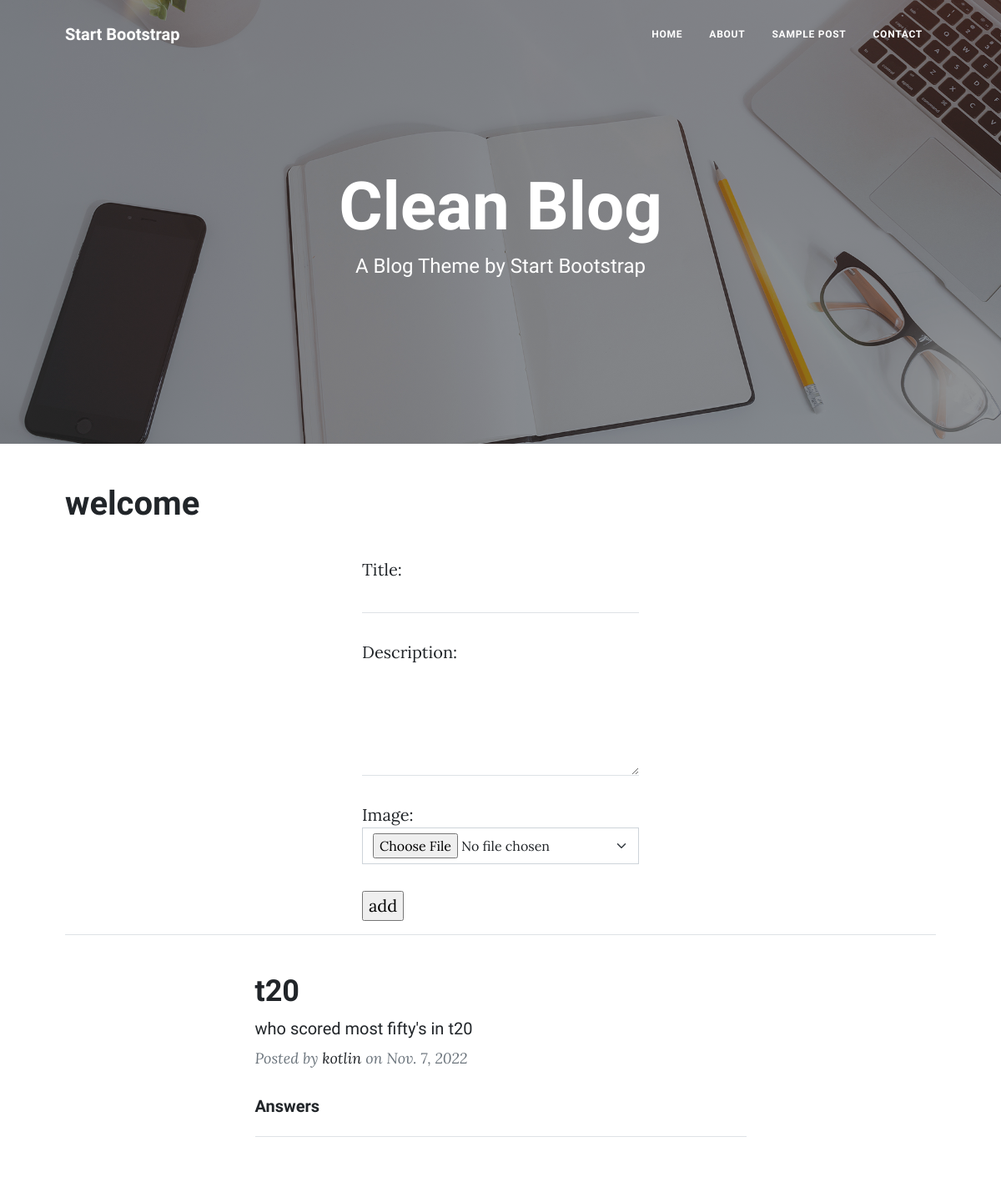
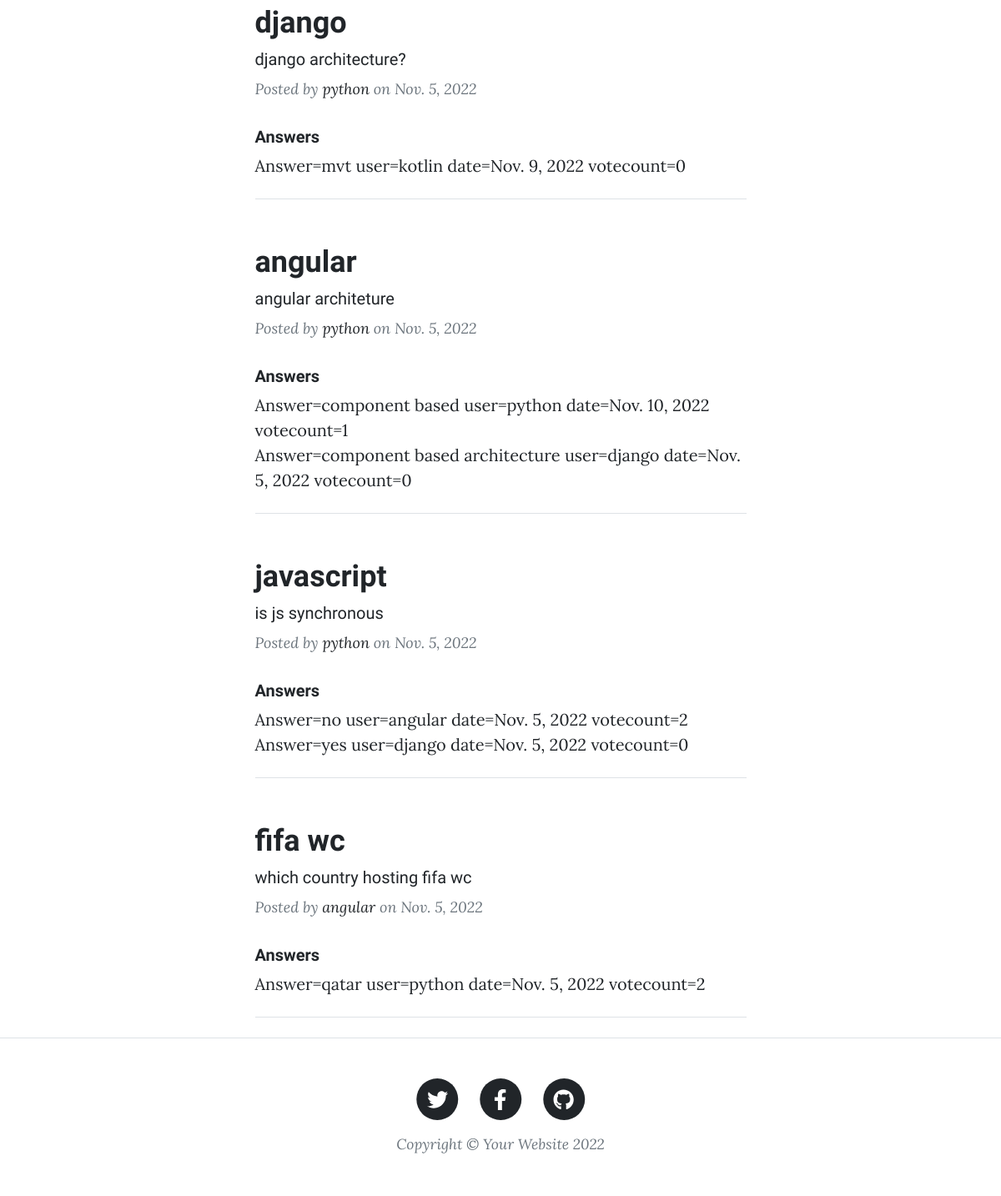
Page /index (signed in) on the committed database (2 pictures, top to bottom).
### api/models.py (models this page shows, shortened)
class Questions(models.Model):
    title=models.CharField(max_length=250)
    description=models.CharField(max_length=250)
    image=models.ImageField(upload_to="images",null=True,blank=True)
    created_date=models.DateField(auto_now_add=True)
    user=models.ForeignKey(User,on_delete=models.CASCADE)
    @property
    def question_answers(self):
        qs=self.answers_set.all().annotate(u_count=Count('upvote')).order_by('-u_count')
        return qs

class Answers(models.Model):
    question=models.ForeignKey(Questions,on_delete=models.CASCADE)
    answer=models.CharField(max_length=200)
    user=models.ForeignKey(User,on_delete=models.CASCADE)
    upvote=models.ManyToManyField(User,related_name="upvote")
    created_date=models.DateField(auto_now_add=True)
    def __str__(self):
        return self.answer
    @property
    def votecount(self):
        return self.upvote.all().count()

### web/views.py (the view, shortened to what this page needs)
# urls.py: path("index",IndexView.as_view(),name="index")
class IndexView(CreateView,ListView):
    template_name="index.html"
    form_class=QuestionForm
    success_url=reverse_lazy("index")
    model=Questions
    context_object_name="questions"
    def get_queryset(self):
        return Questions.objects.exclude(user=self.request.user).order_by("-created_date")

### web/forms.py
class QuestionForm(forms.ModelForm):
    class Meta:
        model=Questions
        fields=["title","description","image"]
        widgets={
            "title":forms.TextInput(attrs={"class":"form-control border border-start-0 border-top-0 border-end-0"}),
            "description":forms.Textarea(attrs={"class":"form-control border border-start-0 border-top-0 border-end-0","rows":5}),
            "image":forms.FileInput(attrs={"class":"form-select"})
        }

### web/templates/index.html (shortened to what this page needs)
{%extends 'base.html'%}
{%block body_block%}
<h1>welcome</h1>
<div class="row">
    <div class="col-4"></div>
    <div class="col-4">
        <form action="" method="post" enctype="multipart/form-data">
            {{form.as_p}}
            <input type="submit" value="add">
        </form>
    </div>
    <div class="col-4"></div>
</div>
<hr>
<div class="row gx-4 gx-lg-5 justify-content-center">
   {%for q in questions%}
   <div class="col-md-10 col-lg-8 col-xl-7">
    <div class="post-preview">
        <a href="post.html">
            <h2 class="post-title">{{q.title}}</h2>
            <h5 class="post-subtitle">{{q.description}}</h5>
        </a>
        <p class="post-meta">
            Posted by
            <a href="#!">{{q.user}}</a>
            on {{q.created_date}}
        </p>
    </div>
    <h5 class="post-title">Answers</h5>
    {%for ans in q.question_answers%}
    <div>
      Answer={{ans}}
      user={{ans.user}}
      date={{ans.created_date}}
      votecount={{ans.votecount}}
    </div>
    {%endfor%}
    <hr class="my-4" />
</div>
   {%endfor%}
</div>
{%endblock%}

### rows in the picture
Questions: title "t20", description "who scored most fifty's in t20", user "kotlin", created_date "Nov. 7, 2022"
Questions: title "django", description "django architecture?", user "python", created_date "Nov. 5, 2022"
Answers: answer "mvt", user "kotlin", created_date "Nov. 9, 2022", votecount "0"
Questions: title "angular", description "angular architeture", user "python", created_date "Nov. 5, 2022"
Answers: answer "component based", user "python", created_date "Nov. 10, 2022", votecount "1"
Answers: answer "component based architecture", user "django", created_date "Nov. 5, 2022", votecount "0"
Questions: title "javascript", description "is js synchronous", user "python", created_date "Nov. 5, 2022"
Answers: answer "no", user "angular", created_date "Nov. 5, 2022", votecount "2"
Answers: answer "yes", user "django", created_date "Nov. 5, 2022", votecount "0"
Questions: title "fifa wc", description "which country hosting fifa wc", user "angular", created_date "Nov. 5, 2022"
Answers: answer "qatar", user "python", created_date "Nov. 5, 2022", votecount "2"
